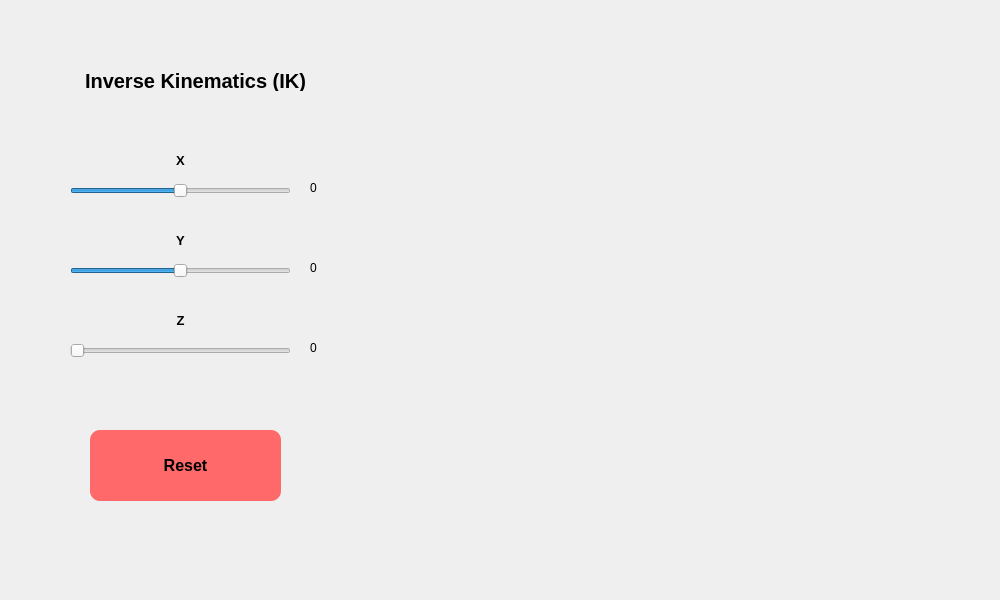
<?xml version="1.0" encoding="UTF-8"?>
<ui version="4.0">
 <class>Frame</class>
 <widget class="QFrame" name="Frame">
  <property name="enabled">
   <bool>true</bool>
  </property>
  <property name="geometry">
   <rect>
    <x>0</x>
    <y>0</y>
    <width>1000</width>
    <height>600</height>
   </rect>
  </property>
  <property name="minimumSize">
   <size>
    <width>1000</width>
    <height>600</height>
   </size>
  </property>
  <property name="maximumSize">
   <size>
    <width>1000</width>
    <height>600</height>
   </size>
  </property>
  <property name="windowTitle">
   <string>Robotic Arm</string>
  </property>
  <widget class="QLabel" name="title_label">
   <property name="geometry">
    <rect>
     <x>50</x>
     <y>70</y>
     <width>291</width>
     <height>21</height>
    </rect>
   </property>
   <property name="font">
    <font>
     <pointsize>15</pointsize>
     <bold>true</bold>
    </font>
   </property>
   <property name="text">
    <string>Inverse Kinematics (IK)</string>
   </property>
   <property name="alignment">
    <set>Qt::AlignCenter</set>
   </property>
  </widget>
  <widget class="QSlider" name="X_axis">
   <property name="geometry">
    <rect>
     <x>70</x>
     <y>180</y>
     <width>221</width>
     <height>22</height>
    </rect>
   </property>
   <property name="minimum">
    <number>-60</number>
   </property>
   <property name="maximum">
    <number>60</number>
   </property>
   <property name="orientation">
    <enum>Qt::Horizontal</enum>
   </property>
  </widget>
  <widget class="QSlider" name="Y_axis">
   <property name="geometry">
    <rect>
     <x>70</x>
     <y>260</y>
     <width>221</width>
     <height>22</height>
    </rect>
   </property>
   <property name="minimum">
    <number>-60</number>
   </property>
   <property name="maximum">
    <number>60</number>
   </property>
   <property name="orientation">
    <enum>Qt::Horizontal</enum>
   </property>
  </widget>
  <widget class="QSlider" name="Z_axis">
   <property name="geometry">
    <rect>
     <x>70</x>
     <y>340</y>
     <width>221</width>
     <height>22</height>
    </rect>
   </property>
   <property name="maximum">
    <number>50</number>
   </property>
   <property name="orientation">
    <enum>Qt::Horizontal</enum>
   </property>
  </widget>
  <widget class="QLabel" name="Y_label">
   <property name="geometry">
    <rect>
     <x>140</x>
     <y>230</y>
     <width>81</width>
     <height>21</height>
    </rect>
   </property>
   <property name="font">
    <font>
     <pointsize>10</pointsize>
     <bold>true</bold>
    </font>
   </property>
   <property name="text">
    <string>Y</string>
   </property>
   <property name="alignment">
    <set>Qt::AlignCenter</set>
   </property>
  </widget>
  <widget class="QLabel" name="X_label">
   <property name="geometry">
    <rect>
     <x>140</x>
     <y>150</y>
     <width>81</width>
     <height>21</height>
    </rect>
   </property>
   <property name="font">
    <font>
     <pointsize>10</pointsize>
     <bold>true</bold>
    </font>
   </property>
   <property name="text">
    <string>X</string>
   </property>
   <property name="alignment">
    <set>Qt::AlignCenter</set>
   </property>
  </widget>
  <widget class="QLabel" name="Z_label">
   <property name="geometry">
    <rect>
     <x>140</x>
     <y>310</y>
     <width>81</width>
     <height>21</height>
    </rect>
   </property>
   <property name="font">
    <font>
     <pointsize>10</pointsize>
     <bold>true</bold>
    </font>
   </property>
   <property name="text">
    <string>Z</string>
   </property>
   <property name="alignment">
    <set>Qt::AlignCenter</set>
   </property>
  </widget>
  <widget class="QLabel" name="point_X">
   <property name="geometry">
    <rect>
     <x>310</x>
     <y>180</y>
     <width>41</width>
     <height>16</height>
    </rect>
   </property>
   <property name="text">
    <string>0</string>
   </property>
  </widget>
  <widget class="QLabel" name="point_Y">
   <property name="geometry">
    <rect>
     <x>310</x>
     <y>260</y>
     <width>49</width>
     <height>16</height>
    </rect>
   </property>
   <property name="text">
    <string>0</string>
   </property>
  </widget>
  <widget class="QLabel" name="point_Z">
   <property name="geometry">
    <rect>
     <x>310</x>
     <y>340</y>
     <width>49</width>
     <height>16</height>
    </rect>
   </property>
   <property name="text">
    <string>0</string>
   </property>
  </widget>
  <widget class="QPushButton" name="reset">
   <property name="geometry">
    <rect>
     <x>90</x>
     <y>430</y>
     <width>191</width>
     <height>71</height>
    </rect>
   </property>
   <property name="font">
    <font>
     <pointsize>12</pointsize>
     <bold>true</bold>
    </font>
   </property>
   <property name="cursor">
    <cursorShape>PointingHandCursor</cursorShape>
   </property>
   <property name="styleSheet">
    <string notr="true">QPushButton {
	border: None;
	border-radius:10px;
	background-color:rgb(255, 105, 105);
}

QPushButton:hover {
	background-color:#EE5844;
}</string>
   </property>
   <property name="text">
    <string>Reset</string>
   </property>
  </widget>
  <widget class="QWidget" name="verticalLayoutWidget">
   <property name="geometry">
    <rect>
     <x>380</x>
     <y>10</y>
     <width>611</width>
     <height>581</height>
    </rect>
   </property>
   <layout class="QVBoxLayout" name="Box_figure"/>
  </widget>
 </widget>
 <resources/>
 <connections/>
</ui>
